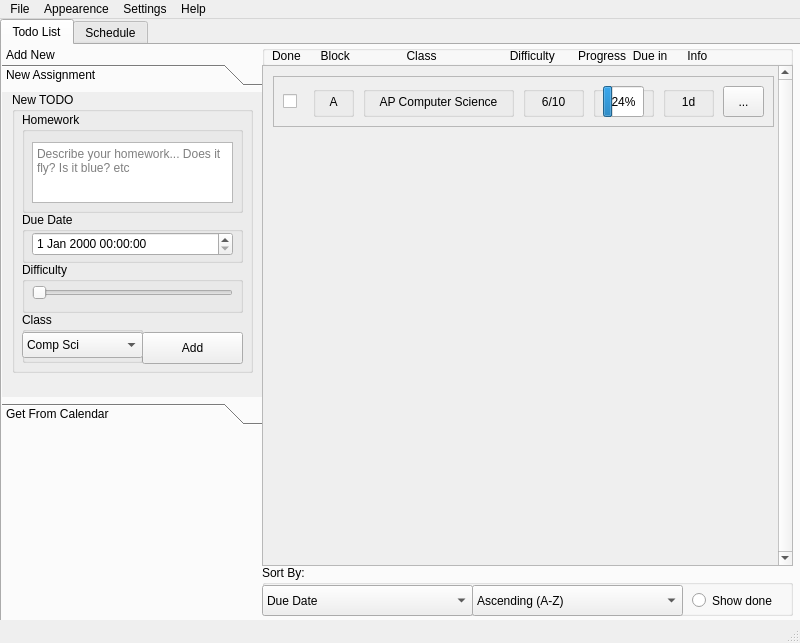
<?xml version="1.0" encoding="UTF-8"?>
<ui version="4.0">
 <class>HWTracker</class>
 <widget class="QMainWindow" name="HWTracker">
  <property name="geometry">
   <rect>
    <x>0</x>
    <y>0</y>
    <width>800</width>
    <height>643</height>
   </rect>
  </property>
  <property name="windowTitle">
   <string>HWTracker V1.0</string>
  </property>
  <widget class="QWidget" name="centralwidget">
   <widget class="QWidget" name="widget" native="true">
    <property name="geometry">
     <rect>
      <x>0</x>
      <y>0</y>
      <width>801</width>
      <height>601</height>
     </rect>
    </property>
    <widget class="QTabWidget" name="switchTab">
     <property name="geometry">
      <rect>
       <x>0</x>
       <y>0</y>
       <width>801</width>
       <height>666</height>
      </rect>
     </property>
     <property name="cursor">
      <cursorShape>ArrowCursor</cursorShape>
     </property>
     <property name="currentIndex">
      <number>0</number>
     </property>
     <widget class="QWidget" name="tab">
      <attribute name="title">
       <string>Todo List</string>
      </attribute>
      <widget class="QDockWidget" name="container">
       <property name="enabled">
        <bool>true</bool>
       </property>
       <property name="geometry">
        <rect>
         <x>0</x>
         <y>0</y>
         <width>260</width>
         <height>600</height>
        </rect>
       </property>
       <property name="minimumSize">
        <size>
         <width>260</width>
         <height>600</height>
        </size>
       </property>
       <property name="maximumSize">
        <size>
         <width>260</width>
         <height>600</height>
        </size>
       </property>
       <property name="floating">
        <bool>false</bool>
       </property>
       <property name="features">
        <set>QDockWidget::DockWidgetMovable</set>
       </property>
       <property name="windowTitle">
        <string>Add New</string>
       </property>
       <widget class="QWidget" name="dockWidgetContents_2">
        <widget class="QToolBox" name="toolBox">
         <property name="geometry">
          <rect>
           <x>0</x>
           <y>0</y>
           <width>261</width>
           <height>361</height>
          </rect>
         </property>
         <property name="currentIndex">
          <number>0</number>
         </property>
         <widget class="QWidget" name="page">
          <property name="geometry">
           <rect>
            <x>0</x>
            <y>0</y>
            <width>261</width>
            <height>293</height>
           </rect>
          </property>
          <attribute name="label">
           <string>New Assignment</string>
          </attribute>
          <widget class="QGroupBox" name="todoDiv">
           <property name="geometry">
            <rect>
             <x>10</x>
             <y>0</y>
             <width>241</width>
             <height>281</height>
            </rect>
           </property>
           <property name="title">
            <string>New TODO</string>
           </property>
           <widget class="QGroupBox" name="newDueGroup">
            <property name="geometry">
             <rect>
              <x>10</x>
              <y>120</y>
              <width>221</width>
              <height>51</height>
             </rect>
            </property>
            <property name="title">
             <string>Due Date</string>
            </property>
            <widget class="QDateTimeEdit" name="newDueTime">
             <property name="geometry">
              <rect>
               <x>10</x>
               <y>20</y>
               <width>201</width>
               <height>24</height>
              </rect>
             </property>
             <property name="cursor">
              <cursorShape>OpenHandCursor</cursorShape>
             </property>
            </widget>
           </widget>
           <widget class="QGroupBox" name="newHomeworkGroup">
            <property name="geometry">
             <rect>
              <x>10</x>
              <y>20</y>
              <width>221</width>
              <height>101</height>
             </rect>
            </property>
            <property name="title">
             <string>Homework</string>
            </property>
            <widget class="QTextEdit" name="newHWText">
             <property name="geometry">
              <rect>
               <x>10</x>
               <y>30</y>
               <width>201</width>
               <height>61</height>
              </rect>
             </property>
             <property name="cursor" stdset="0">
              <cursorShape>IBeamCursor</cursorShape>
             </property>
             <property name="html">
              <string>&lt;!DOCTYPE HTML PUBLIC &quot;-//W3C//DTD HTML 4.0//EN&quot; &quot;http://www.w3.org/TR/REC-html40/strict.dtd&quot;&gt;
&lt;html&gt;&lt;head&gt;&lt;meta name=&quot;qrichtext&quot; content=&quot;1&quot; /&gt;&lt;style type=&quot;text/css&quot;&gt;
p, li { white-space: pre-wrap; }
&lt;/style&gt;&lt;/head&gt;&lt;body style=&quot; font-family:'.AppleSystemUIFont'; font-size:13pt; font-weight:400; font-style:normal;&quot;&gt;
&lt;p style=&quot;-qt-paragraph-type:empty; margin-top:0px; margin-bottom:0px; margin-left:0px; margin-right:0px; -qt-block-indent:0; text-indent:0px;&quot;&gt;&lt;br /&gt;&lt;/p&gt;&lt;/body&gt;&lt;/html&gt;</string>
             </property>
             <property name="placeholderText">
              <string>Describe your homework... Does it fly? Is it blue? etc </string>
             </property>
            </widget>
           </widget>
           <widget class="QPushButton" name="newAdd">
            <property name="geometry">
             <rect>
              <x>130</x>
              <y>240</y>
              <width>101</width>
              <height>32</height>
             </rect>
            </property>
            <property name="cursor">
             <cursorShape>OpenHandCursor</cursorShape>
            </property>
            <property name="text">
             <string>Add</string>
            </property>
           </widget>
           <widget class="QGroupBox" name="newClassGroup">
            <property name="geometry">
             <rect>
              <x>10</x>
              <y>220</y>
              <width>121</width>
              <height>51</height>
             </rect>
            </property>
            <property name="title">
             <string>Class</string>
            </property>
            <widget class="QComboBox" name="newClassToHW">
             <property name="geometry">
              <rect>
               <x>0</x>
               <y>20</y>
               <width>121</width>
               <height>26</height>
              </rect>
             </property>
             <property name="cursor">
              <cursorShape>OpenHandCursor</cursorShape>
             </property>
             <item>
              <property name="text">
               <string>Comp Sci </string>
              </property>
             </item>
            </widget>
           </widget>
           <widget class="QGroupBox" name="newDifficultyGroup">
            <property name="geometry">
             <rect>
              <x>10</x>
              <y>170</y>
              <width>221</width>
              <height>51</height>
             </rect>
            </property>
            <property name="title">
             <string>Difficulty</string>
            </property>
            <widget class="QSlider" name="newDifficultySlider">
             <property name="geometry">
              <rect>
               <x>10</x>
               <y>20</y>
               <width>201</width>
               <height>22</height>
              </rect>
             </property>
             <property name="cursor">
              <cursorShape>SizeHorCursor</cursorShape>
             </property>
             <property name="maximum">
              <number>10</number>
             </property>
             <property name="orientation">
              <enum>Qt::Horizontal</enum>
             </property>
            </widget>
           </widget>
          </widget>
         </widget>
         <widget class="QWidget" name="page_2">
          <property name="geometry">
           <rect>
            <x>0</x>
            <y>0</y>
            <width>261</width>
            <height>293</height>
           </rect>
          </property>
          <attribute name="label">
           <string>Get From Calendar</string>
          </attribute>
          <widget class="QGroupBox" name="groupBox">
           <property name="geometry">
            <rect>
             <x>10</x>
             <y>0</y>
             <width>241</width>
             <height>111</height>
            </rect>
           </property>
           <property name="title">
            <string>Import from google calendars</string>
           </property>
           <widget class="QPlainTextEdit" name="plainTextEdit">
            <property name="geometry">
             <rect>
              <x>10</x>
              <y>30</y>
              <width>221</width>
              <height>51</height>
             </rect>
            </property>
            <property name="cursor" stdset="0">
             <cursorShape>IBeamCursor</cursorShape>
            </property>
            <property name="placeholderText">
             <string>paste url here</string>
            </property>
           </widget>
           <widget class="QPushButton" name="pushButton_2">
            <property name="geometry">
             <rect>
              <x>40</x>
              <y>80</y>
              <width>161</width>
              <height>32</height>
             </rect>
            </property>
            <property name="cursor">
             <cursorShape>OpenHandCursor</cursorShape>
            </property>
            <property name="text">
             <string>ADD CALENDAR</string>
            </property>
           </widget>
          </widget>
         </widget>
        </widget>
       </widget>
      </widget>
      <widget class="QGroupBox" name="groupBox_5">
       <property name="geometry">
        <rect>
         <x>260</x>
         <y>0</y>
         <width>531</width>
         <height>21</height>
        </rect>
       </property>
       <property name="title">
        <string/>
       </property>
       <widget class="QLabel" name="label_5">
        <property name="geometry">
         <rect>
          <x>10</x>
          <y>0</y>
          <width>531</width>
          <height>21</height>
         </rect>
        </property>
        <property name="text">
         <string>Done      Block                 Class                      Difficulty       Progress  Due in      Info</string>
        </property>
        <property name="alignment">
         <set>Qt::AlignLeading|Qt::AlignLeft|Qt::AlignVCenter</set>
        </property>
       </widget>
      </widget>
      <widget class="QScrollArea" name="scrollableClassesDisplay">
       <property name="geometry">
        <rect>
         <x>260</x>
         <y>20</y>
         <width>531</width>
         <height>501</height>
        </rect>
       </property>
       <property name="cursor" stdset="0">
        <cursorShape>ArrowCursor</cursorShape>
       </property>
       <property name="verticalScrollBarPolicy">
        <enum>Qt::ScrollBarAlwaysOn</enum>
       </property>
       <property name="widgetResizable">
        <bool>true</bool>
       </property>
       <widget class="QWidget" name="scrollAreaWidgetContents">
        <property name="geometry">
         <rect>
          <x>0</x>
          <y>0</y>
          <width>513</width>
          <height>499</height>
         </rect>
        </property>
        <widget class="QFrame" name="classSubject">
         <property name="geometry">
          <rect>
           <x>10</x>
           <y>10</y>
           <width>501</width>
           <height>51</height>
          </rect>
         </property>
         <property name="frameShape">
          <enum>QFrame::StyledPanel</enum>
         </property>
         <property name="frameShadow">
          <enum>QFrame::Raised</enum>
         </property>
         <widget class="QGroupBox" name="block">
          <property name="geometry">
           <rect>
            <x>40</x>
            <y>10</y>
            <width>41</width>
            <height>31</height>
           </rect>
          </property>
          <property name="title">
           <string/>
          </property>
          <widget class="QLabel" name="blockName">
           <property name="geometry">
            <rect>
             <x>10</x>
             <y>0</y>
             <width>21</width>
             <height>31</height>
            </rect>
           </property>
           <property name="text">
            <string>A</string>
           </property>
           <property name="alignment">
            <set>Qt::AlignCenter</set>
           </property>
          </widget>
         </widget>
         <widget class="QGroupBox" name="classinside">
          <property name="geometry">
           <rect>
            <x>90</x>
            <y>10</y>
            <width>151</width>
            <height>31</height>
           </rect>
          </property>
          <property name="title">
           <string/>
          </property>
          <widget class="QLabel" name="classname">
           <property name="geometry">
            <rect>
             <x>10</x>
             <y>0</y>
             <width>131</width>
             <height>31</height>
            </rect>
           </property>
           <property name="text">
            <string>AP Computer Science</string>
           </property>
           <property name="alignment">
            <set>Qt::AlignCenter</set>
           </property>
          </widget>
         </widget>
         <widget class="QGroupBox" name="diff">
          <property name="geometry">
           <rect>
            <x>250</x>
            <y>10</y>
            <width>61</width>
            <height>31</height>
           </rect>
          </property>
          <property name="title">
           <string/>
          </property>
          <widget class="QLabel" name="diffrating">
           <property name="geometry">
            <rect>
             <x>0</x>
             <y>0</y>
             <width>61</width>
             <height>31</height>
            </rect>
           </property>
           <property name="text">
            <string>6/10</string>
           </property>
           <property name="alignment">
            <set>Qt::AlignCenter</set>
           </property>
          </widget>
         </widget>
         <widget class="QCheckBox" name="ifDone">
          <property name="geometry">
           <rect>
            <x>10</x>
            <y>0</y>
            <width>21</width>
            <height>51</height>
           </rect>
          </property>
          <property name="cursor">
           <cursorShape>OpenHandCursor</cursorShape>
          </property>
          <property name="text">
           <string/>
          </property>
         </widget>
         <widget class="QGroupBox" name="groupBox_6">
          <property name="geometry">
           <rect>
            <x>320</x>
            <y>10</y>
            <width>61</width>
            <height>31</height>
           </rect>
          </property>
          <property name="title">
           <string/>
          </property>
          <widget class="QProgressBar" name="progressBar">
           <property name="geometry">
            <rect>
             <x>10</x>
             <y>0</y>
             <width>41</width>
             <height>31</height>
            </rect>
           </property>
           <property name="value">
            <number>24</number>
           </property>
          </widget>
         </widget>
         <widget class="QGroupBox" name="duein">
          <property name="geometry">
           <rect>
            <x>390</x>
            <y>10</y>
            <width>51</width>
            <height>31</height>
           </rect>
          </property>
          <property name="title">
           <string/>
          </property>
          <widget class="QLabel" name="dueinName">
           <property name="geometry">
            <rect>
             <x>10</x>
             <y>0</y>
             <width>31</width>
             <height>31</height>
            </rect>
           </property>
           <property name="layoutDirection">
            <enum>Qt::LeftToRight</enum>
           </property>
           <property name="text">
            <string>1d</string>
           </property>
           <property name="alignment">
            <set>Qt::AlignCenter</set>
           </property>
          </widget>
         </widget>
         <widget class="QToolButton" name="moreInfo">
          <property name="geometry">
           <rect>
            <x>450</x>
            <y>10</y>
            <width>41</width>
            <height>31</height>
           </rect>
          </property>
          <property name="cursor">
           <cursorShape>OpenHandCursor</cursorShape>
          </property>
          <property name="text">
           <string>...</string>
          </property>
         </widget>
        </widget>
       </widget>
      </widget>
      <widget class="QGroupBox" name="sortBy">
       <property name="geometry">
        <rect>
         <x>260</x>
         <y>520</y>
         <width>531</width>
         <height>51</height>
        </rect>
       </property>
       <property name="title">
        <string>Sort By:</string>
       </property>
       <widget class="QComboBox" name="sortDue">
        <property name="geometry">
         <rect>
          <x>0</x>
          <y>20</y>
          <width>211</width>
          <height>31</height>
         </rect>
        </property>
        <property name="cursor">
         <cursorShape>OpenHandCursor</cursorShape>
        </property>
        <item>
         <property name="text">
          <string>Due Date</string>
         </property>
        </item>
        <item>
         <property name="text">
          <string>Class</string>
         </property>
        </item>
        <item>
         <property name="text">
          <string>Difficulty</string>
         </property>
        </item>
       </widget>
       <widget class="QComboBox" name="sortAcend">
        <property name="geometry">
         <rect>
          <x>210</x>
          <y>20</y>
          <width>211</width>
          <height>31</height>
         </rect>
        </property>
        <property name="cursor">
         <cursorShape>OpenHandCursor</cursorShape>
        </property>
        <item>
         <property name="text">
          <string>Ascending (A-Z)</string>
         </property>
        </item>
        <item>
         <property name="text">
          <string>Decending (Z-A)</string>
         </property>
        </item>
       </widget>
      </widget>
      <widget class="QRadioButton" name="sortShowDone">
       <property name="geometry">
        <rect>
         <x>690</x>
         <y>540</y>
         <width>91</width>
         <height>31</height>
        </rect>
       </property>
       <property name="cursor">
        <cursorShape>OpenHandCursor</cursorShape>
       </property>
       <property name="text">
        <string>Show done</string>
       </property>
      </widget>
     </widget>
     <widget class="QWidget" name="tab_2">
      <attribute name="title">
       <string>Schedule</string>
      </attribute>
      <widget class="QScrollArea" name="scrollableClassesDisplay_2">
       <property name="geometry">
        <rect>
         <x>260</x>
         <y>20</y>
         <width>531</width>
         <height>501</height>
        </rect>
       </property>
       <property name="widgetResizable">
        <bool>true</bool>
       </property>
       <widget class="QWidget" name="scrollAreaWidgetContents_2">
        <property name="geometry">
         <rect>
          <x>0</x>
          <y>0</y>
          <width>529</width>
          <height>499</height>
         </rect>
        </property>
        <widget class="QFrame" name="classSubject_2">
         <property name="geometry">
          <rect>
           <x>10</x>
           <y>10</y>
           <width>491</width>
           <height>51</height>
          </rect>
         </property>
         <property name="frameShape">
          <enum>QFrame::StyledPanel</enum>
         </property>
         <property name="frameShadow">
          <enum>QFrame::Raised</enum>
         </property>
         <widget class="QGroupBox" name="groupBox_7">
          <property name="geometry">
           <rect>
            <x>100</x>
            <y>10</y>
            <width>41</width>
            <height>31</height>
           </rect>
          </property>
          <property name="title">
           <string/>
          </property>
          <widget class="QLabel" name="label_6">
           <property name="geometry">
            <rect>
             <x>10</x>
             <y>0</y>
             <width>21</width>
             <height>31</height>
            </rect>
           </property>
           <property name="text">
            <string>A</string>
           </property>
           <property name="alignment">
            <set>Qt::AlignCenter</set>
           </property>
          </widget>
         </widget>
         <widget class="QGroupBox" name="groupBox_8">
          <property name="geometry">
           <rect>
            <x>240</x>
            <y>10</y>
            <width>191</width>
            <height>31</height>
           </rect>
          </property>
          <property name="title">
           <string/>
          </property>
          <widget class="QLabel" name="label_7">
           <property name="geometry">
            <rect>
             <x>10</x>
             <y>0</y>
             <width>131</width>
             <height>31</height>
            </rect>
           </property>
           <property name="text">
            <string>AP Computer Science</string>
           </property>
           <property name="alignment">
            <set>Qt::AlignCenter</set>
           </property>
          </widget>
         </widget>
         <widget class="QToolButton" name="toolButton_2">
          <property name="geometry">
           <rect>
            <x>440</x>
            <y>10</y>
            <width>41</width>
            <height>31</height>
           </rect>
          </property>
          <property name="cursor">
           <cursorShape>OpenHandCursor</cursorShape>
          </property>
          <property name="text">
           <string>...</string>
          </property>
         </widget>
         <widget class="QGroupBox" name="groupBox_9">
          <property name="geometry">
           <rect>
            <x>10</x>
            <y>10</y>
            <width>81</width>
            <height>31</height>
           </rect>
          </property>
          <property name="title">
           <string/>
          </property>
          <widget class="QLabel" name="label_8">
           <property name="geometry">
            <rect>
             <x>0</x>
             <y>5</y>
             <width>81</width>
             <height>21</height>
            </rect>
           </property>
           <property name="text">
            <string>11:45-12:01</string>
           </property>
           <property name="alignment">
            <set>Qt::AlignCenter</set>
           </property>
          </widget>
         </widget>
         <widget class="QGroupBox" name="groupBox_10">
          <property name="geometry">
           <rect>
            <x>150</x>
            <y>10</y>
            <width>81</width>
            <height>31</height>
           </rect>
          </property>
          <property name="title">
           <string/>
          </property>
          <widget class="QLabel" name="label_9">
           <property name="geometry">
            <rect>
             <x>0</x>
             <y>5</y>
             <width>81</width>
             <height>21</height>
            </rect>
           </property>
           <property name="text">
            <string>LC 7</string>
           </property>
           <property name="alignment">
            <set>Qt::AlignCenter</set>
           </property>
          </widget>
         </widget>
        </widget>
       </widget>
      </widget>
      <widget class="QGroupBox" name="groupBox_11">
       <property name="geometry">
        <rect>
         <x>260</x>
         <y>-2</y>
         <width>521</width>
         <height>21</height>
        </rect>
       </property>
       <property name="title">
        <string/>
       </property>
       <widget class="QLabel" name="label_10">
        <property name="geometry">
         <rect>
          <x>0</x>
          <y>0</y>
          <width>521</width>
          <height>21</height>
         </rect>
        </property>
        <property name="text">
         <string>      Time Of Class    Block    Classroom #                     Class                           Info</string>
        </property>
        <property name="alignment">
         <set>Qt::AlignLeading|Qt::AlignLeft|Qt::AlignVCenter</set>
        </property>
       </widget>
      </widget>
      <widget class="QDockWidget" name="container_2">
       <property name="enabled">
        <bool>true</bool>
       </property>
       <property name="geometry">
        <rect>
         <x>0</x>
         <y>0</y>
         <width>260</width>
         <height>600</height>
        </rect>
       </property>
       <property name="minimumSize">
        <size>
         <width>260</width>
         <height>600</height>
        </size>
       </property>
       <property name="maximumSize">
        <size>
         <width>260</width>
         <height>600</height>
        </size>
       </property>
       <property name="floating">
        <bool>false</bool>
       </property>
       <property name="features">
        <set>QDockWidget::DockWidgetMovable</set>
       </property>
       <property name="windowTitle">
        <string>Add New</string>
       </property>
       <widget class="QWidget" name="dockWidgetContents_3">
        <widget class="QToolBox" name="toolBox_2">
         <property name="geometry">
          <rect>
           <x>0</x>
           <y>0</y>
           <width>261</width>
           <height>401</height>
          </rect>
         </property>
         <property name="currentIndex">
          <number>1</number>
         </property>
         <widget class="QWidget" name="page_3">
          <property name="geometry">
           <rect>
            <x>0</x>
            <y>0</y>
            <width>98</width>
            <height>28</height>
           </rect>
          </property>
          <attribute name="label">
           <string>New Class</string>
          </attribute>
          <widget class="QGroupBox" name="todoDiv_2">
           <property name="geometry">
            <rect>
             <x>10</x>
             <y>0</y>
             <width>241</width>
             <height>331</height>
            </rect>
           </property>
           <property name="title">
            <string>New Class</string>
           </property>
           <widget class="QGroupBox" name="newDueGroup_2">
            <property name="geometry">
             <rect>
              <x>10</x>
              <y>200</y>
              <width>221</width>
              <height>101</height>
             </rect>
            </property>
            <property name="title">
             <string>Time Starts               Time Ends</string>
            </property>
            <widget class="QTimeEdit" name="timeEdit_3">
             <property name="geometry">
              <rect>
               <x>10</x>
               <y>30</y>
               <width>91</width>
               <height>31</height>
              </rect>
             </property>
             <property name="cursor">
              <cursorShape>OpenHandCursor</cursorShape>
             </property>
            </widget>
            <widget class="QTimeEdit" name="timeEdit_4">
             <property name="geometry">
              <rect>
               <x>110</x>
               <y>30</y>
               <width>101</width>
               <height>31</height>
              </rect>
             </property>
             <property name="cursor">
              <cursorShape>OpenHandCursor</cursorShape>
             </property>
            </widget>
            <widget class="QRadioButton" name="radioButton_2">
             <property name="geometry">
              <rect>
               <x>10</x>
               <y>70</y>
               <width>191</width>
               <height>20</height>
              </rect>
             </property>
             <property name="cursor">
              <cursorShape>OpenHandCursor</cursorShape>
             </property>
             <property name="text">
              <string>Custom (swap schedule)</string>
             </property>
            </widget>
           </widget>
           <widget class="QGroupBox" name="newHomeworkGroup_2">
            <property name="geometry">
             <rect>
              <x>10</x>
              <y>20</y>
              <width>221</width>
              <height>181</height>
             </rect>
            </property>
            <property name="title">
             <string>Description</string>
            </property>
            <widget class="QTextEdit" name="newHWText_2">
             <property name="geometry">
              <rect>
               <x>10</x>
               <y>70</y>
               <width>201</width>
               <height>61</height>
              </rect>
             </property>
             <property name="cursor" stdset="0">
              <cursorShape>IBeamCursor</cursorShape>
             </property>
             <property name="html">
              <string>&lt;!DOCTYPE HTML PUBLIC &quot;-//W3C//DTD HTML 4.0//EN&quot; &quot;http://www.w3.org/TR/REC-html40/strict.dtd&quot;&gt;
&lt;html&gt;&lt;head&gt;&lt;meta name=&quot;qrichtext&quot; content=&quot;1&quot; /&gt;&lt;style type=&quot;text/css&quot;&gt;
p, li { white-space: pre-wrap; }
&lt;/style&gt;&lt;/head&gt;&lt;body style=&quot; font-family:'.AppleSystemUIFont'; font-size:13pt; font-weight:400; font-style:normal;&quot;&gt;
&lt;p style=&quot;-qt-paragraph-type:empty; margin-top:0px; margin-bottom:0px; margin-left:0px; margin-right:0px; -qt-block-indent:0; text-indent:0px;&quot;&gt;&lt;br /&gt;&lt;/p&gt;&lt;/body&gt;&lt;/html&gt;</string>
             </property>
             <property name="placeholderText">
              <string>Describe your class... Does it eat? Is it pink? etc </string>
             </property>
            </widget>
            <widget class="QTextEdit" name="newClassName_2">
             <property name="geometry">
              <rect>
               <x>10</x>
               <y>30</y>
               <width>201</width>
               <height>31</height>
              </rect>
             </property>
             <property name="cursor" stdset="0">
              <cursorShape>IBeamCursor</cursorShape>
             </property>
             <property name="html">
              <string>&lt;!DOCTYPE HTML PUBLIC &quot;-//W3C//DTD HTML 4.0//EN&quot; &quot;http://www.w3.org/TR/REC-html40/strict.dtd&quot;&gt;
&lt;html&gt;&lt;head&gt;&lt;meta name=&quot;qrichtext&quot; content=&quot;1&quot; /&gt;&lt;style type=&quot;text/css&quot;&gt;
p, li { white-space: pre-wrap; }
&lt;/style&gt;&lt;/head&gt;&lt;body style=&quot; font-family:'.AppleSystemUIFont'; font-size:13pt; font-weight:400; font-style:normal;&quot;&gt;
&lt;p style=&quot;-qt-paragraph-type:empty; margin-top:0px; margin-bottom:0px; margin-left:0px; margin-right:0px; -qt-block-indent:0; text-indent:0px;&quot;&gt;&lt;br /&gt;&lt;/p&gt;&lt;/body&gt;&lt;/html&gt;</string>
             </property>
             <property name="placeholderText">
              <string>Class Name</string>
             </property>
            </widget>
            <widget class="QPlainTextEdit" name="plainTextEdit_3">
             <property name="geometry">
              <rect>
               <x>10</x>
               <y>140</y>
               <width>51</width>
               <height>31</height>
              </rect>
             </property>
             <property name="cursor" stdset="0">
              <cursorShape>IBeamCursor</cursorShape>
             </property>
             <property name="placeholderText">
              <string>Block</string>
             </property>
            </widget>
            <widget class="QTextEdit" name="textEdit_2">
             <property name="geometry">
              <rect>
               <x>70</x>
               <y>140</y>
               <width>141</width>
               <height>31</height>
              </rect>
             </property>
             <property name="cursor" stdset="0">
              <cursorShape>IBeamCursor</cursorShape>
             </property>
             <property name="placeholderText">
              <string>Classroom number</string>
             </property>
            </widget>
           </widget>
           <widget class="QPushButton" name="pushButton_5">
            <property name="geometry">
             <rect>
              <x>30</x>
              <y>300</y>
              <width>181</width>
              <height>32</height>
             </rect>
            </property>
            <property name="cursor">
             <cursorShape>OpenHandCursor</cursorShape>
            </property>
            <property name="text">
             <string>Add</string>
            </property>
           </widget>
          </widget>
         </widget>
         <widget class="QWidget" name="page_4">
          <property name="geometry">
           <rect>
            <x>0</x>
            <y>0</y>
            <width>261</width>
            <height>333</height>
           </rect>
          </property>
          <attribute name="label">
           <string>Get From Calendar</string>
          </attribute>
          <widget class="QGroupBox" name="groupBox_12">
           <property name="geometry">
            <rect>
             <x>10</x>
             <y>0</y>
             <width>241</width>
             <height>111</height>
            </rect>
           </property>
           <property name="title">
            <string>Import from google calendars</string>
           </property>
           <widget class="QPlainTextEdit" name="plainTextEdit_4">
            <property name="geometry">
             <rect>
              <x>10</x>
              <y>30</y>
              <width>221</width>
              <height>51</height>
             </rect>
            </property>
            <property name="cursor" stdset="0">
             <cursorShape>IBeamCursor</cursorShape>
            </property>
            <property name="placeholderText">
             <string>paste url here</string>
            </property>
           </widget>
           <widget class="QPushButton" name="pushButton_6">
            <property name="geometry">
             <rect>
              <x>30</x>
              <y>80</y>
              <width>181</width>
              <height>32</height>
             </rect>
            </property>
            <property name="cursor">
             <cursorShape>OpenHandCursor</cursorShape>
            </property>
            <property name="text">
             <string>ADD FROM CALENDAR</string>
            </property>
           </widget>
          </widget>
         </widget>
        </widget>
       </widget>
      </widget>
      <widget class="QGroupBox" name="sortBy_2">
       <property name="geometry">
        <rect>
         <x>260</x>
         <y>520</y>
         <width>421</width>
         <height>51</height>
        </rect>
       </property>
       <property name="title">
        <string>Sort By:</string>
       </property>
       <widget class="QComboBox" name="sortDue_2">
        <property name="geometry">
         <rect>
          <x>0</x>
          <y>20</y>
          <width>211</width>
          <height>31</height>
         </rect>
        </property>
        <property name="cursor">
         <cursorShape>OpenHandCursor</cursorShape>
        </property>
        <item>
         <property name="text">
          <string>Time</string>
         </property>
        </item>
        <item>
         <property name="text">
          <string>Class</string>
         </property>
        </item>
        <item>
         <property name="text">
          <string>Block</string>
         </property>
        </item>
       </widget>
       <widget class="QComboBox" name="sortAcend_2">
        <property name="geometry">
         <rect>
          <x>210</x>
          <y>20</y>
          <width>211</width>
          <height>31</height>
         </rect>
        </property>
        <property name="cursor">
         <cursorShape>OpenHandCursor</cursorShape>
        </property>
        <item>
         <property name="text">
          <string>Ascending (A-Z)</string>
         </property>
        </item>
        <item>
         <property name="text">
          <string>Decending (Z-A)</string>
         </property>
        </item>
       </widget>
      </widget>
     </widget>
    </widget>
   </widget>
  </widget>
  <widget class="QMenuBar" name="menubar">
   <property name="geometry">
    <rect>
     <x>0</x>
     <y>0</y>
     <width>800</width>
     <height>22</height>
    </rect>
   </property>
   <widget class="QMenu" name="menuAppearence">
    <property name="title">
     <string>Appearence</string>
    </property>
    <widget class="QMenu" name="menuCustom">
     <property name="title">
      <string>Custom</string>
     </property>
     <addaction name="actionMake_New"/>
     <addaction name="actionExample"/>
    </widget>
    <widget class="QMenu" name="menuDark_Mode_yessir">
     <property name="title">
      <string>Dark Mode (yessir)</string>
     </property>
     <addaction name="actionDark_Chocolate"/>
     <addaction name="actionNight_Sky"/>
     <addaction name="actionChocolate"/>
     <addaction name="action500_Shades_Of_Grey"/>
     <addaction name="actionContrast"/>
    </widget>
    <widget class="QMenu" name="menuLight_Mode_bleh">
     <property name="title">
      <string>Light Mode (bleh)</string>
     </property>
     <addaction name="actionNuclear_Explosion"/>
     <addaction name="actionSilk"/>
     <addaction name="actionPaper"/>
     <addaction name="actionMilk"/>
     <addaction name="actionInverse_Contrast"/>
    </widget>
    <addaction name="menuDark_Mode_yessir"/>
    <addaction name="menuLight_Mode_bleh"/>
    <addaction name="menuCustom"/>
    <addaction name="actionAbout"/>
   </widget>
   <widget class="QMenu" name="menuSettings">
    <property name="title">
     <string>Settings</string>
    </property>
   </widget>
   <widget class="QMenu" name="menuHelp">
    <property name="title">
     <string>Help</string>
    </property>
    <addaction name="actionHow_to_use"/>
   </widget>
   <widget class="QMenu" name="menuFile">
    <property name="title">
     <string>File</string>
    </property>
    <widget class="QMenu" name="menuImport_Calendar">
     <property name="title">
      <string>Import Calendar</string>
     </property>
     <addaction name="actionfile"/>
     <addaction name="actiongoogle"/>
    </widget>
    <addaction name="menuImport_Calendar"/>
    <addaction name="actionSave"/>
    <addaction name="actionSave_Calendar_As"/>
   </widget>
   <addaction name="menuFile"/>
   <addaction name="menuAppearence"/>
   <addaction name="menuSettings"/>
   <addaction name="menuHelp"/>
  </widget>
  <widget class="QStatusBar" name="statusbar"/>
  <action name="actionAdd_class">
   <property name="text">
    <string>Add class</string>
   </property>
  </action>
  <action name="actionAdd_work">
   <property name="text">
    <string>Add work</string>
   </property>
  </action>
  <action name="actionMake_New">
   <property name="text">
    <string>Make New</string>
   </property>
  </action>
  <action name="actionExample">
   <property name="text">
    <string>Example</string>
   </property>
  </action>
  <action name="actionDark_Chocolate">
   <property name="text">
    <string>Cave</string>
   </property>
  </action>
  <action name="actionNight_Sky">
   <property name="text">
    <string>Night Sky</string>
   </property>
  </action>
  <action name="actionChocolate">
   <property name="text">
    <string>Dark Chocolate</string>
   </property>
  </action>
  <action name="action500_Shades_Of_Grey">
   <property name="text">
    <string>51 Shades Of Grey</string>
   </property>
  </action>
  <action name="actionContrast">
   <property name="text">
    <string>Contrast</string>
   </property>
  </action>
  <action name="actionNuclear_Explosion">
   <property name="text">
    <string>Nuclear Explosion</string>
   </property>
  </action>
  <action name="actionSilk">
   <property name="text">
    <string>Cloud</string>
   </property>
  </action>
  <action name="actionPaper">
   <property name="text">
    <string>Paper</string>
   </property>
  </action>
  <action name="actionMilk">
   <property name="text">
    <string>Milk (Default)</string>
   </property>
  </action>
  <action name="actionInverse_Contrast">
   <property name="text">
    <string>Inverse Contrast</string>
   </property>
  </action>
  <action name="actionHow_to_use">
   <property name="text">
    <string>How to use</string>
   </property>
  </action>
  <action name="actionSave">
   <property name="text">
    <string>Save Calendar</string>
   </property>
  </action>
  <action name="actionSave_Calendar_As">
   <property name="text">
    <string>Save Calendar As</string>
   </property>
  </action>
  <action name="actionTodo">
   <property name="text">
    <string>Todo</string>
   </property>
  </action>
  <action name="actionClasses">
   <property name="text">
    <string>Classes</string>
   </property>
  </action>
  <action name="actiongoogle">
   <property name="text">
    <string>google</string>
   </property>
  </action>
  <action name="actionfile">
   <property name="text">
    <string>file</string>
   </property>
  </action>
  <action name="actionAbout">
   <property name="text">
    <string>Help</string>
   </property>
  </action>
 </widget>
 <resources/>
 <connections/>
</ui>
